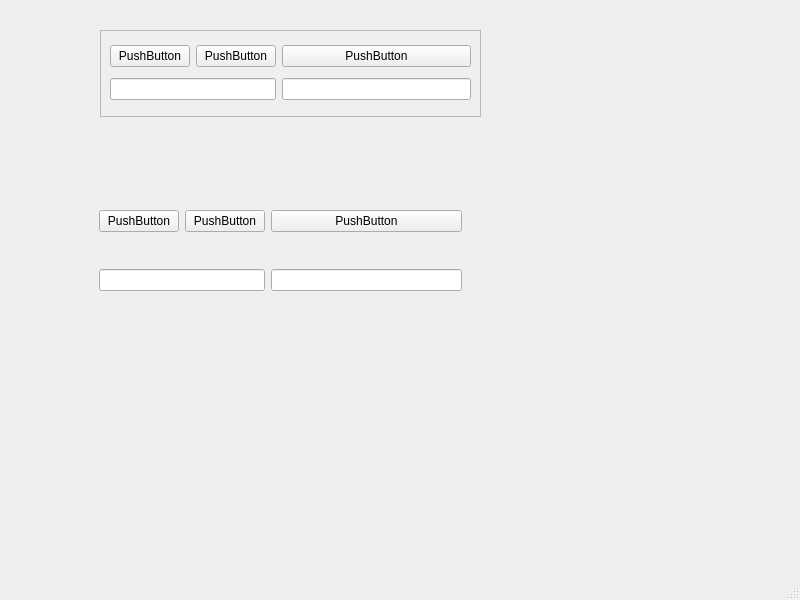
<?xml version="1.0" encoding="UTF-8"?>
<ui version="4.0">
 <class>MainWindow</class>
 <widget class="QMainWindow" name="MainWindow">
  <property name="geometry">
   <rect>
    <x>0</x>
    <y>0</y>
    <width>800</width>
    <height>600</height>
   </rect>
  </property>
  <property name="windowTitle">
   <string>MainWindow</string>
  </property>
  <widget class="QWidget" name="centralwidget">
   <widget class="QFrame" name="frame">
    <property name="geometry">
     <rect>
      <x>100</x>
      <y>30</y>
      <width>381</width>
      <height>87</height>
     </rect>
    </property>
    <property name="frameShape">
     <enum>QFrame::StyledPanel</enum>
    </property>
    <property name="frameShadow">
     <enum>QFrame::Raised</enum>
    </property>
    <layout class="QGridLayout" name="gridLayout">
     <item row="0" column="0">
      <widget class="QPushButton" name="pushButton">
       <property name="text">
        <string>PushButton</string>
       </property>
      </widget>
     </item>
     <item row="0" column="1">
      <widget class="QPushButton" name="pushButton_2">
       <property name="text">
        <string>PushButton</string>
       </property>
      </widget>
     </item>
     <item row="0" column="2">
      <widget class="QPushButton" name="pushButton_3">
       <property name="text">
        <string>PushButton</string>
       </property>
      </widget>
     </item>
     <item row="1" column="0" colspan="2">
      <widget class="QLineEdit" name="lineEdit"/>
     </item>
     <item row="1" column="2">
      <widget class="QLineEdit" name="lineEdit_2"/>
     </item>
    </layout>
   </widget>
   <widget class="QFrame" name="gridFrame">
    <property name="geometry">
     <rect>
      <x>90</x>
      <y>170</y>
      <width>381</width>
      <height>161</height>
     </rect>
    </property>
    <layout class="QGridLayout" name="gridLayout_2">
     <item row="0" column="1">
      <widget class="QPushButton" name="pushButton_5">
       <property name="text">
        <string>PushButton</string>
       </property>
      </widget>
     </item>
     <item row="0" column="0">
      <widget class="QPushButton" name="pushButton_4">
       <property name="text">
        <string>PushButton</string>
       </property>
      </widget>
     </item>
     <item row="0" column="2">
      <widget class="QPushButton" name="pushButton_6">
       <property name="text">
        <string>PushButton</string>
       </property>
      </widget>
     </item>
     <item row="1" column="0" colspan="2">
      <widget class="QLineEdit" name="lineEdit_3"/>
     </item>
     <item row="1" column="2">
      <widget class="QLineEdit" name="lineEdit_4"/>
     </item>
    </layout>
   </widget>
  </widget>
  <widget class="QMenuBar" name="menubar">
   <property name="geometry">
    <rect>
     <x>0</x>
     <y>0</y>
     <width>800</width>
     <height>22</height>
    </rect>
   </property>
  </widget>
  <widget class="QStatusBar" name="statusbar"/>
 </widget>
 <resources/>
 <connections/>
</ui>
